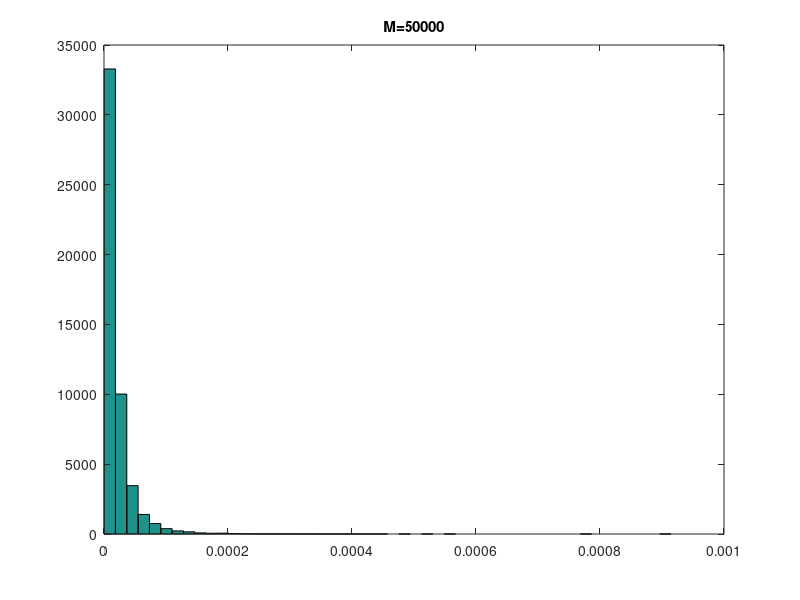

The MATLAB source for this figure:
pkg load statistics
% Generate random lognormally distributed data
rand("state", 0);% Reset the random number generator for reproducibility
%data = lognrnd(log(20000),1,[1,50]);
%data = lognrnd(log(20000),1,[1,1500]);
data = lognrnd(log(20000),1,[1,50000]);

% Create a histogram of the data
hist(data./sum(data), 50); % Adjust the number of bins as needed
%hist(data, 5000); % Adjust the number of bins as needed
%hist(data, 5000); % Adjust the number of bins as needed

% Add labels and title
%title('M=50');
%title('M=1500');
title('M=50000');

% Save the plot as an image file (e.g., PNG)
%print('lognormal_50.png', '-dpng');
%print('lognormal_1500.png', '-dpng');
print('lognormal_50000.png', '-dpng');


